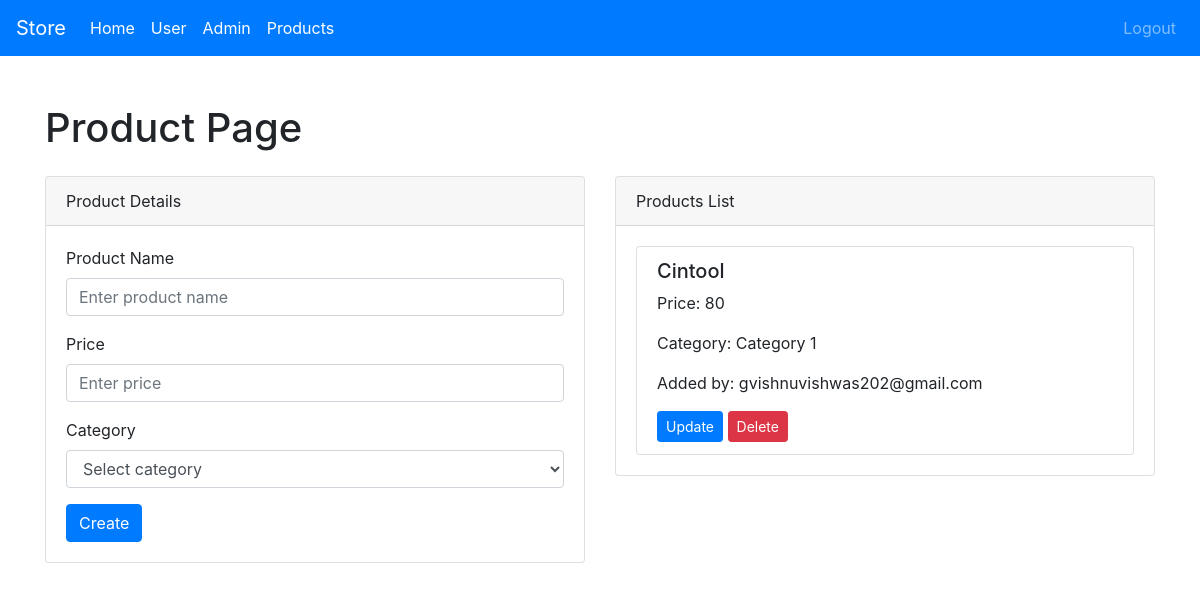
The app's page /products-page (signed in) with its own data.
### app/products/models.py (models this page shows, shortened)
class Products(db.Model):
    id = db.Column(db.Integer, primary_key=True)
    name = db.Column(db.String(200), nullable=False)
    price = db.Column(db.String(200), nullable=False)
    category = db.Column(db.String(200), nullable=False)
    user_id = db.Column(db.Integer, db.ForeignKey('signup_user.id'), nullable=False)
    user_name = db.Column(db.String(200), nullable=False)

### app/products/routes.py (the view)
@app.route('/products-page', methods=['GET'])
@login_required
def render_product_page():
    products = Products.query.all()
    return render_template('products/products.html', products=products)

### app/__init__.py (called while the page is built)
@login_manager.user_loader
def load_user(user_id):
    from app.users.models import SignupUser
    from app.admin.models import Admin
    user = SignupUser.query.get(int(user_id))
    if user:
        return user
    admin = Admin.query.get(int(user_id))
    if admin:
        return admin

### app/templates/products/products.html (shortened to what this page needs)
<!DOCTYPE html>
<html lang="en">
<head>
  <link href="https://maxcdn.bootstrapcdn.com/bootstrap/4.5.2/css/bootstrap.min.css" rel="stylesheet">
</head>
<body>
    <nav class="navbar navbar-expand-lg navbar-dark bg-primary">
      <a class="navbar-brand" href="/">Store</a>
      <div class="collapse navbar-collapse" id="navbarSupportedContent">
          <ul class="navbar-nav mr-auto">
              <li class="nav-item active">
                  <a class="nav-link" href="/">Home<span class="sr-only">(current)</span></a>
              </li>
              <li class="nav-item active">
                  <a class="nav-link" href="/signup-user">User<span class="sr-only">(current)</span></a>
              </li>
              <li class="nav-item active">
                  <a class="nav-link" href="/signup-admin">Admin<span class="sr-only">(current)</span></a>
              </li>
              <li class="nav-item active">
                  <a class="nav-link" href="/products-page">Products<span class="sr-only">(current)</span></a>
              </li>
          </ul>
          <ul class="navbar-nav ml-auto">
              {% if current_user.is_authenticated %}
              <li class="nav-item">
                  <a class="nav-link nav-link-logout" href="/logout">Logout</a>
              </li>
              {% endif %}
          </ul>
      </div>
  </nav>
  <div class="container">
    <h1 class="mt-5 mb-4">Product Page</h1>
    <div class="row">
      <div class="col-md-6">
        <div class="card">
          <div class="card-header">
            Product Details
          </div>
          <div class="card-body">
            <form action="/products" method="POST">
              <div class="form-group">
                <label for="productName">Product Name</label>
                <input type="text" name="name" class="form-control" id="productName" placeholder="Enter product name">
              </div>
              <div class="form-group">
                <label for="productPrice">Price</label>
                <input type="text" name="price" class="form-control" id="productPrice" placeholder="Enter price">
              </div>
              <div class="form-group">
                <label for="productCategory">Category</label>
                <select class="form-control" id="productCategory" name="category">
                  <option>Select category</option>
                </select>
              </div>
              <button type="submit" class="btn btn-primary">Create</button>
            </form>
          </div>
        </div>
      </div>
      <div class="col-md-6">
        <div class="card">
          <div class="card-header">
            Products List
          </div>
          <div class="card-body">
            <ul class="list-group" id="productList">
              {% for product in products %}
              <li class="list-group-item">
                <h5>{{ product.name }}</h5>
                <p>Price: {{ product.price }}</p>
                <p>Category: {{ product.category }}</p>
                <p>Added by: {{ product.user_name }}</p>
                <form action="/products/{{ product.id }}" method="GET" style="display: inline;">
                    <button name="update" type="submit" class="btn btn-sm btn-primary">Update</button>
                </form>
                <form action="/products/delete/{{ product.id }}" method="POST" style="display: inline;">
                    <button type="submit" class="btn btn-sm btn-danger">Delete</button>
                </form>
              </li>
              {% endfor %}
            </ul>
          </div>
        </div>
      </div>
    </div>
  </div>
</body>
</html>

### records on screen
Products: name "Cintool", price "80", category "Category 1", user_name "gvishnuvishwas202@gmail.com"
